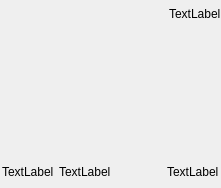
<?xml version="1.0" encoding="UTF-8"?>
<ui version="4.0">
 <class>ImageWidget</class>
 <widget class="QWidget" name="ImageWidget">
  <property name="geometry">
   <rect>
    <x>0</x>
    <y>0</y>
    <width>221</width>
    <height>188</height>
   </rect>
  </property>
  <property name="windowTitle">
   <string>ImageWidget</string>
  </property>
  <property name="styleSheet">
   <string notr="true"/>
  </property>
  <layout class="QVBoxLayout" name="verticalLayout">
   <property name="spacing">
    <number>0</number>
   </property>
   <property name="leftMargin">
    <number>0</number>
   </property>
   <property name="topMargin">
    <number>4</number>
   </property>
   <property name="rightMargin">
    <number>0</number>
   </property>
   <property name="bottomMargin">
    <number>4</number>
   </property>
   <item>
    <widget class="QWidget" name="widget_limit" native="true">
     <layout class="QHBoxLayout" name="horizontalLayout">
      <property name="spacing">
       <number>0</number>
      </property>
      <property name="leftMargin">
       <number>0</number>
      </property>
      <property name="topMargin">
       <number>0</number>
      </property>
      <property name="rightMargin">
       <number>0</number>
      </property>
      <property name="bottomMargin">
       <number>0</number>
      </property>
      <item>
       <spacer name="horizontalSpacer">
        <property name="orientation">
         <enum>Qt::Horizontal</enum>
        </property>
        <property name="sizeHint" stdset="0">
         <size>
          <width>40</width>
          <height>20</height>
         </size>
        </property>
       </spacer>
      </item>
      <item>
       <widget class="QLabel" name="label_limit">
        <property name="text">
         <string>TextLabel</string>
        </property>
       </widget>
      </item>
     </layout>
    </widget>
   </item>
   <item>
    <spacer name="verticalSpacer_2">
     <property name="orientation">
      <enum>Qt::Vertical</enum>
     </property>
     <property name="sizeHint" stdset="0">
      <size>
       <width>20</width>
       <height>40</height>
      </size>
     </property>
    </spacer>
   </item>
   <item>
    <widget class="QWidget" name="widget_loading" native="true">
     <layout class="QVBoxLayout" name="verticalLayout_2">
      <item>
       <widget class="QLabel" name="label_loading">
        <property name="minimumSize">
         <size>
          <width>45</width>
          <height>45</height>
         </size>
        </property>
        <property name="text">
         <string/>
        </property>
        <property name="alignment">
         <set>Qt::AlignCenter</set>
        </property>
       </widget>
      </item>
     </layout>
    </widget>
   </item>
   <item>
    <spacer name="verticalSpacer">
     <property name="orientation">
      <enum>Qt::Vertical</enum>
     </property>
     <property name="sizeHint" stdset="0">
      <size>
       <width>20</width>
       <height>40</height>
      </size>
     </property>
    </spacer>
   </item>
   <item>
    <widget class="BackgroundWidget" name="widget_bg" native="true">
     <layout class="QHBoxLayout" name="horizontalLayout_2">
      <property name="spacing">
       <number>5</number>
      </property>
      <property name="leftMargin">
       <number>2</number>
      </property>
      <property name="topMargin">
       <number>2</number>
      </property>
      <property name="rightMargin">
       <number>2</number>
      </property>
      <property name="bottomMargin">
       <number>2</number>
      </property>
      <item>
       <widget class="QLabel" name="label_state">
        <property name="text">
         <string>TextLabel</string>
        </property>
       </widget>
      </item>
      <item>
       <widget class="QLabel" name="label_info">
        <property name="text">
         <string>TextLabel</string>
        </property>
        <property name="scaledContents">
         <bool>true</bool>
        </property>
        <property name="wordWrap">
         <bool>true</bool>
        </property>
       </widget>
      </item>
      <item>
       <spacer name="horizontalSpacer_2">
        <property name="orientation">
         <enum>Qt::Horizontal</enum>
        </property>
        <property name="sizeHint" stdset="0">
         <size>
          <width>40</width>
          <height>20</height>
         </size>
        </property>
       </spacer>
      </item>
      <item>
       <widget class="QLabel" name="label_progress">
        <property name="text">
         <string>TextLabel</string>
        </property>
       </widget>
      </item>
     </layout>
    </widget>
   </item>
  </layout>
 </widget>
 <layoutdefault spacing="6" margin="11"/>
 <customwidgets>
  <customwidget>
   <class>BackgroundWidget</class>
   <extends>QWidget</extends>
   <header location="global">backgroundwidget.h</header>
   <container>1</container>
  </customwidget>
 </customwidgets>
 <resources/>
 <connections/>
</ui>
